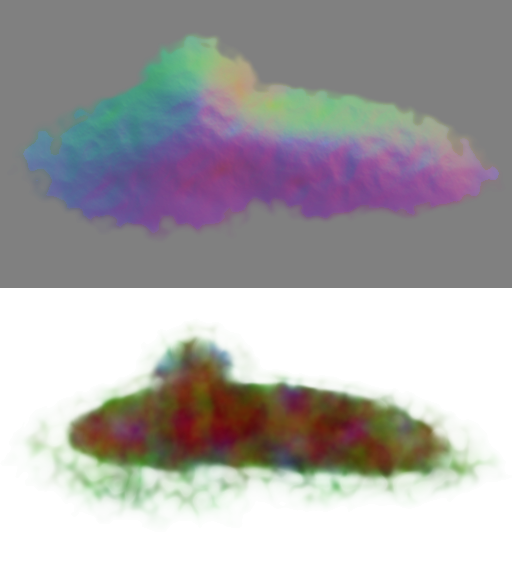
#> input picture assets/weather/clouds/00.webp, 512 x 576 px; its folder holds only this picture in this run
$ python asset_diff.py --old ../../assets/weather/clouds --new ../../assets/weather/clouds
#> lines starting #> are read from the running program, lines starting #| are printed output that depends on the picture
#!/usr/bin/env python3
"""Build side-by-side comparison sheets for the weather textures.

The weather scene's textures are being replaced with generated originals, and
"close enough" is a judgement only an eye can make. This lays each replacement
next to the texture it replaces — same scale, same channel breakdown, labelled
— so the pair can be looked at rather than argued about.

    old | new | difference

The difference panel is `|old - new|` amplified, on the channel that matters
for that texture. It is a *guide*, not a target: these are meant to be
different pictures. Read it as "did anything structural change", not as an
error metric. The header line under each pair carries the numbers that do
matter — size, and whatever statistic that texture is judged on.

Usage:
    python3 tool/gen/asset_diff.py --old <dir-of-originals> --new <dir-of-new>

Both directories are searched for the same filenames (extension-insensitive),
so a `.png` replaced by a `.webp` still pairs up. Sheets land in
`build/asset_diff/`.
"""

import argparse
import os
from pathlib import Path

import numpy as np
from PIL import Image, ImageDraw

# Per-texture presentation. `panels` names how to break a texture into rows so
# the comparison shows what the shader actually consumes: a cloud sprite's
# coverage and normal map say far more than its flat RGBA does.
LAYOUT = {
    "clouds": dict(panels="cloud", scale=1.0),  # matched by folder name
    "particle_blurred": dict(panels="alpha", scale=4.0),
    "drop_normal": dict(panels="rgb", scale=2.0),
    "snow_flake": dict(panels="alpha", scale=6.0),
    "rain_drop": dict(panels="alpha", scale=3.0),
    "starmap": dict(panels="crop", scale=1.0),
    "sun_rays": dict(panels="rgb_norm", scale=0.7),
    "sun_profile": dict(panels="lut", scale=1.0),
    "annulus": dict(panels="lut", scale=1.0),
}

LABEL_H = 22
GAP = 10
BG = (24, 24, 28)


def _load(path):
    return np.array(Image.open(path).convert("RGBA")).astype(np.float32)


def _gray(a):
    return np.dstack([a] * 3)


def _panels(kind, rgba):
    """Break one texture into the rows worth comparing."""
    rgb, alpha = rgba[..., :3], rgba[..., 3]
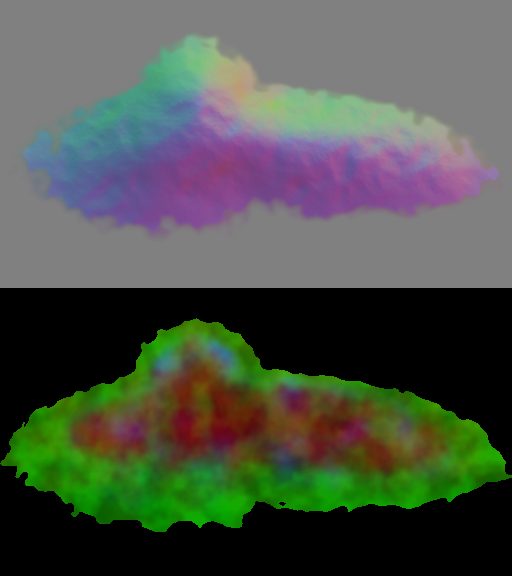
#> rgb: shape (576, 512, 3) float32; mean R, G, B 76.3, 83.4, 72.1
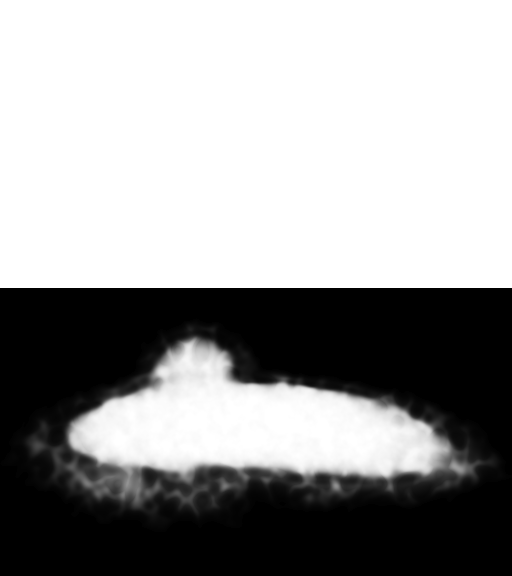
#> alpha: shape (576, 512) float32; min 0, max 255, mean 155.5
    if kind == "cloud":
        h = rgba.shape[0] // 2
#> h = 288
        return [("coverage", _gray(rgba[h:, :, 3])), ("normal", rgba[:h, :, :3])]
    if kind == "alpha":
        return [("alpha", _gray(alpha))]
    if kind == "rgb":
        return [("rgb", rgb)]
    if kind == "rgb_norm":
        # Stored deliberately dim; normalise so the shape is visible at all.
        return [("rgb (normalised)", rgb / max(rgb.max(), 1e-6) * 255.0)]
    if kind == "crop":
        # A star map is only meaningful at 1:1 — a downscale averages the
        # stars away and every field looks identical.
        h, w = rgba.shape[:2]
        y, x = h // 3, w // 3
        return [("1:1 crop", rgb[y:y + 300, x:x + 760])]
    if kind == "lut":
        # A 1-D curve: show it as a wide swatch and as a plot of the three
        # channels, because the swatch alone hides everything below ~1/20.
        row = rgb[0]
        swatch = np.repeat(row[None, :, :], 40, axis=0)
        plot = np.zeros((120, row.shape[0], 3), dtype=np.float32)
        for c, colour in enumerate(((255, 80, 80), (80, 255, 110), (110, 150, 255))):
            ys = (119 - row[:, c] / 255.0 * 118).astype(int)
            plot[ys, np.arange(row.shape[0])] = colour
        return [("swatch", swatch), ("curve", plot)]
    raise ValueError(kind)


def _to_img(arr, scale):
    img = Image.fromarray(np.clip(arr, 0, 255).astype(np.uint8), "RGB")
    if scale != 1.0:
        img = img.resize(
            (max(1, int(img.width * scale)), max(1, int(img.height * scale))),
            Image.NEAREST if scale > 1 else Image.LANCZOS,
        )
    return img


def _layout_for(name, path):
    """Pick the panel treatment by filename, falling back to the directory.

    The cloud sprites are named `00`..`11`, so they can only be recognised by
    the folder they live in — and getting that wrong shows the raw RGBA instead
    of the coverage and normal map the shader actually reads.
    """
    if name in LAYOUT:
        return LAYOUT[name]
    parent = Path(path).parent.name
    return LAYOUT.get(parent, dict(panels="rgb", scale=1.0))


def sheet(name, old_path, new_path, out_dir):
    kind = _layout_for(name, old_path)
    old, new = _load(old_path), _load(new_path)
    if old.shape != new.shape:
        new_img = Image.open(new_path).convert("RGBA").resize(
            (old.shape[1], old.shape[0]), Image.LANCZOS
        )
        new_cmp = np.array(new_img).astype(np.float32)
    else:
        new_cmp = new

    rows = []
    for (label, a), (_, b) in zip(_panels(kind["panels"], old),
                                  _panels(kind["panels"], new_cmp)):
        diff = np.clip(np.abs(a - b) * 3.0, 0, 255)
        rows.append((label, [a, b, diff]))
#> this loop made 2 passes
#> label on passes 1 to 2: 'coverage', 'normal'
#> after the loop, rows = 2 items

    scale = kind["scale"]
    tiles = [[_to_img(p, scale) for p in panels] for _, panels in rows]
#> in _to_img, `img = Image.fromarray(np.clip(arr, 0, 255).astype(np.uint8), "RGB")`:
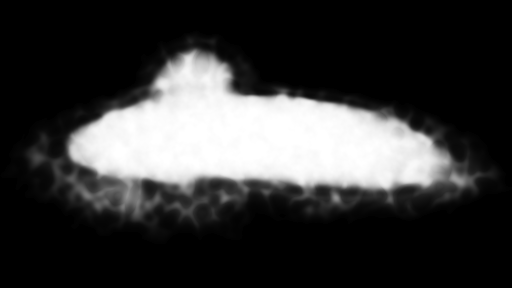
#> img: PIL image 512x288 RGB; min 0, max 255, mean 56
#> in _to_img (call 3), `img = Image.fromarray(np.clip(arr, 0, 255).astype(np.uint8), "RGB")`: img: PIL image 512x288 RGB; every value is 0
#> call 4 of _to_img, with scale = 1
#> in _to_img (call 4), `img = Image.fromarray(np.clip(arr, 0, 255).astype(np.uint8), "RGB")`:
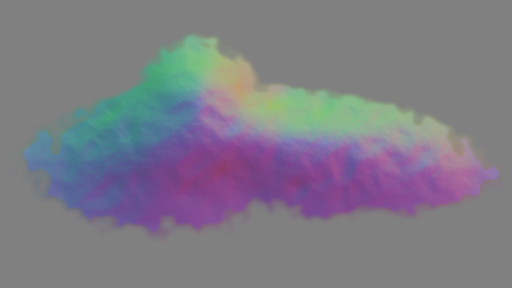
#> img: PIL image 512x288 RGB; mean R, G, B 126.1, 123.3, 134.3
#> tiles = 2 items
    col_w = max(t.width for row in tiles for t in row)
#> col_w = 512
    total_w = col_w * 3 + GAP * 2
#> total_w = 1556
    total_h = sum(row[0].height + LABEL_H for row in tiles) + GAP * (len(tiles) - 1)
#> total_h = 630

    canvas = Image.new("RGB", (total_w, total_h + LABEL_H), BG)
    draw = ImageDraw.Draw(canvas)
    for i, header in enumerate(("original (the reference)", "generated", "|difference| x3")):
        draw.text((i * (col_w + GAP) + 4, 5), header, fill=(210, 210, 215))

    y = LABEL_H
    for (label, _), row in zip(rows, tiles):
        for i, tile in enumerate(row):
            canvas.paste(tile, (i * (col_w + GAP), y))
        draw.text((4, y + row[0].height + 4), label, fill=(150, 150, 158))
        y += row[0].height + LABEL_H + GAP
#> this loop made 2 passes
#> (label, y) on passes 1 to 2: ('coverage', 342), ('normal', 662)
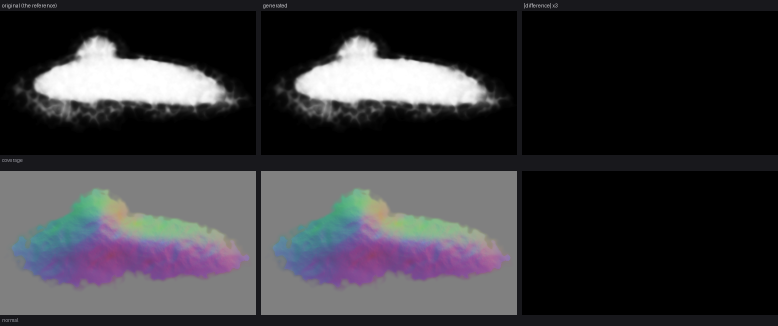
#> canvas: PIL image 1556x652 RGB (shown at 1/2 size); mean R, G, B 56.1, 55.3, 59
#> after the loop, y = 662

    out = Path(out_dir) / f"{name}.png"
    canvas.save(out)
    return out, os.path.getsize(old_path), os.path.getsize(new_path)


def main():
    ap = argparse.ArgumentParser()
    ap.add_argument("--old", required=True, help="directory tree of the originals")
    ap.add_argument("--new", required=True, help="directory tree of the replacements")
    ap.add_argument("--out", default="build/asset_diff")
    args = ap.parse_args()
    os.makedirs(args.out, exist_ok=True)

    olds = {p.stem: p for p in Path(args.old).rglob("*") if p.suffix in {".png", ".webp"}}
    news = {p.stem: p for p in Path(args.new).rglob("*") if p.suffix in {".png", ".webp"}}

    total_old = total_new = 0
    for stem in sorted(olds.keys() & news.keys()):
        out, ob, nb = sheet(stem, olds[stem], news[stem], args.out)
        total_old += ob
        total_new += nb
        print("%-22s %8d -> %8d bytes (%+.0f%%)  %s"
              % (stem, ob, nb, (nb - ob) / ob * 100, out))

    missing = sorted(olds.keys() - news.keys())
    if missing:
        print("no replacement yet:", ", ".join(missing))
    if total_old:
        print("total %d -> %d bytes (%+.0f%%)"
              % (total_old, total_new, (total_new - total_old) / total_old * 100))


if __name__ == "__main__":
    main()

$ run again, on assets/weather/clouds/04.webp
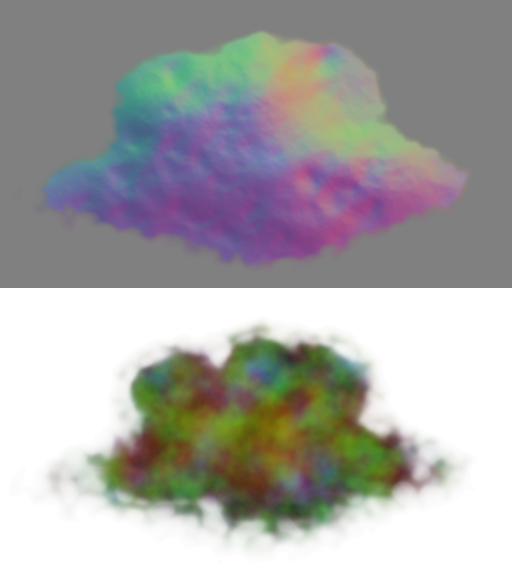
#> input picture assets/weather/clouds/04.webp, 512 x 576 px
#> h = 288
#> the loop in sheet, `for (label, a), (_, b) in zip(_panels(kind["panels"], old), _panels(ki..` made 2 passes
#> label on passes 1 to 2: 'coverage', 'normal'
#> after the loop in sheet, `for (label, a), (_, b) in zip(_panels(kind["panels"], old),`: rows = 2 items
#> img: PIL image 512x288 RGB; every value is 0
#> in _to_img (call 4), `img = Image.fromarray(np.clip(arr, 0, 255).astype(np.uint8), "RGB")`:
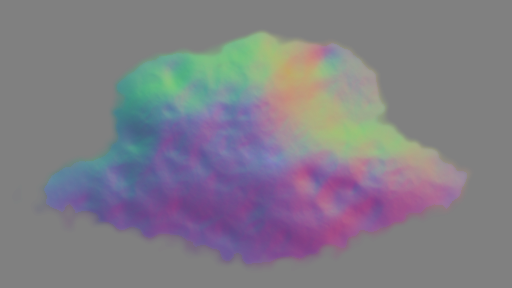
#> img: PIL image 512x288 RGB; mean R, G, B 129.1, 125.7, 135.1
#> col_w = 512
#> total_w = 1556
#> total_h = 630
#> the loop in sheet, `for (label, _), row in zip(rows, tiles):` made 2 passes
#> (label, y) on passes 1 to 2: ('coverage', 342), ('normal', 662)
#> after the loop in sheet, `for (label, _), row in zip(rows, tiles):`:
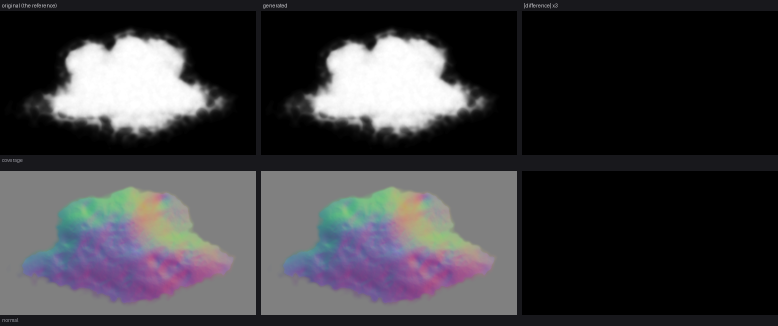
#> canvas: PIL image 1556x652 RGB (shown at 1/2 size); mean R, G, B 61.7, 60.7, 64
#> after the loop in sheet, `for (label, _), row in zip(rows, tiles):`: y = 662

$ run again, on assets/weather/clouds/05.webp
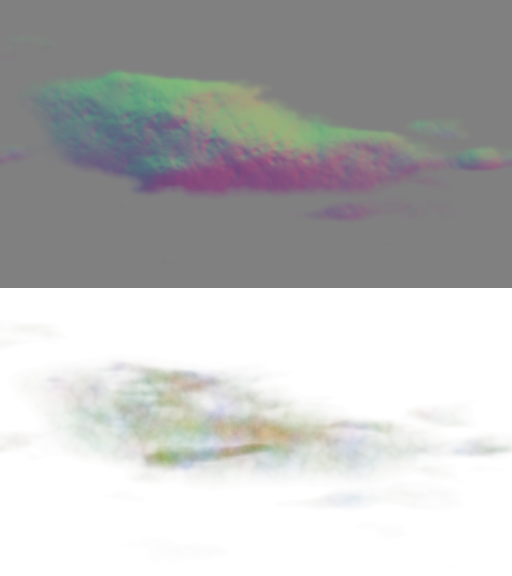
#> input picture assets/weather/clouds/05.webp, 512 x 576 px
#> h = 288
#> the loop in sheet, `for (label, a), (_, b) in zip(_panels(kind["panels"], old), _panels(ki..` made 2 passes
#> label on passes 1 to 2: 'coverage', 'normal'
#> after the loop in sheet, `for (label, a), (_, b) in zip(_panels(kind["panels"], old),`: rows = 2 items
#> img: PIL image 512x288 RGB; every value is 0
#> in _to_img (call 4), `img = Image.fromarray(np.clip(arr, 0, 255).astype(np.uint8), "RGB")`:
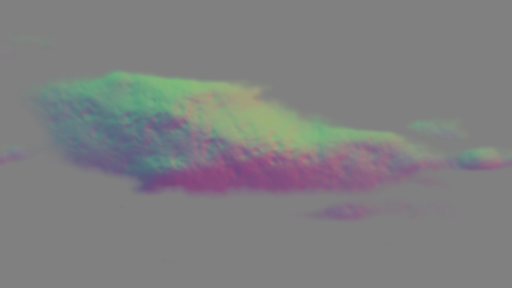
#> img: PIL image 512x288 RGB; mean R, G, B 127.1, 127.6, 128.2
#> col_w = 512
#> total_w = 1556
#> total_h = 630
#> the loop in sheet, `for (label, _), row in zip(rows, tiles):` made 2 passes
#> (label, y) on passes 1 to 2: ('coverage', 342), ('normal', 662)
#> after the loop in sheet, `for (label, _), row in zip(rows, tiles):`:
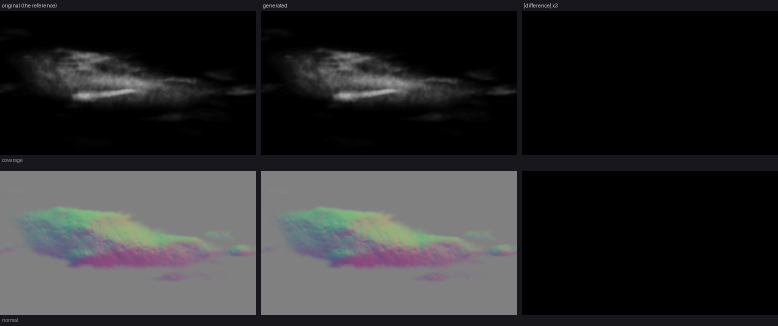
#> canvas: PIL image 1556x652 RGB (shown at 1/2 size); mean R, G, B 44, 44.2, 44.8
#> after the loop in sheet, `for (label, _), row in zip(rows, tiles):`: y = 662

$ run again, on assets/weather/clouds/06.webp
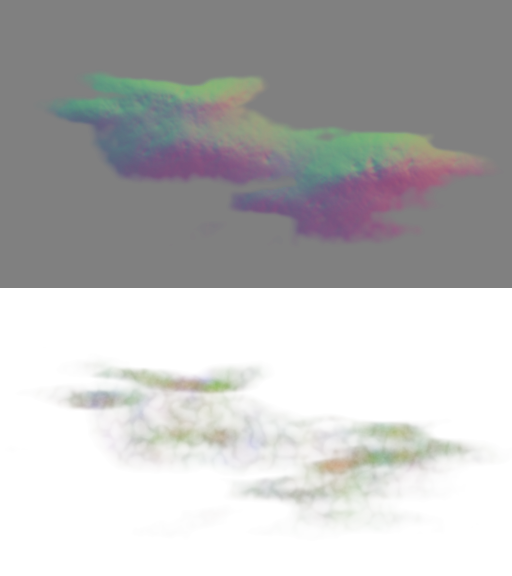
#> input picture assets/weather/clouds/06.webp, 512 x 576 px
#> h = 288
#> the loop in sheet, `for (label, a), (_, b) in zip(_panels(kind["panels"], old), _panels(ki..` made 2 passes
#> label on passes 1 to 2: 'coverage', 'normal'
#> after the loop in sheet, `for (label, a), (_, b) in zip(_panels(kind["panels"], old),`: rows = 2 items
#> img: PIL image 512x288 RGB; every value is 0
#> in _to_img (call 4), `img = Image.fromarray(np.clip(arr, 0, 255).astype(np.uint8), "RGB")`:
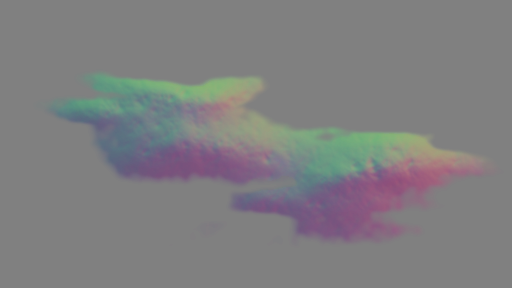
#> img: PIL image 512x288 RGB; mean R, G, B 127.3, 126.9, 128.3
#> col_w = 512
#> total_w = 1556
#> total_h = 630
#> the loop in sheet, `for (label, _), row in zip(rows, tiles):` made 2 passes
#> (label, y) on passes 1 to 2: ('coverage', 342), ('normal', 662)
#> after the loop in sheet, `for (label, _), row in zip(rows, tiles):`:
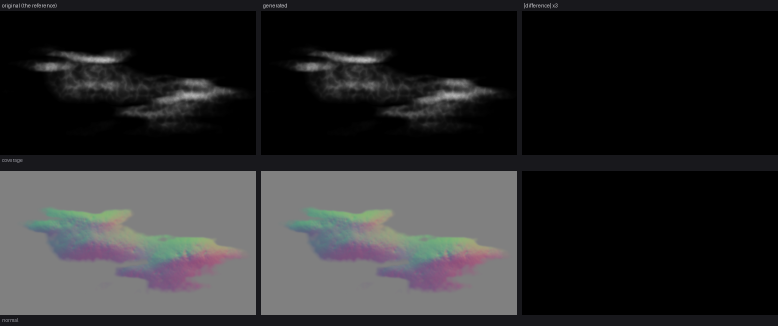
#> canvas: PIL image 1556x652 RGB (shown at 1/2 size); mean R, G, B 43.4, 43.3, 44.2
#> after the loop in sheet, `for (label, _), row in zip(rows, tiles):`: y = 662
